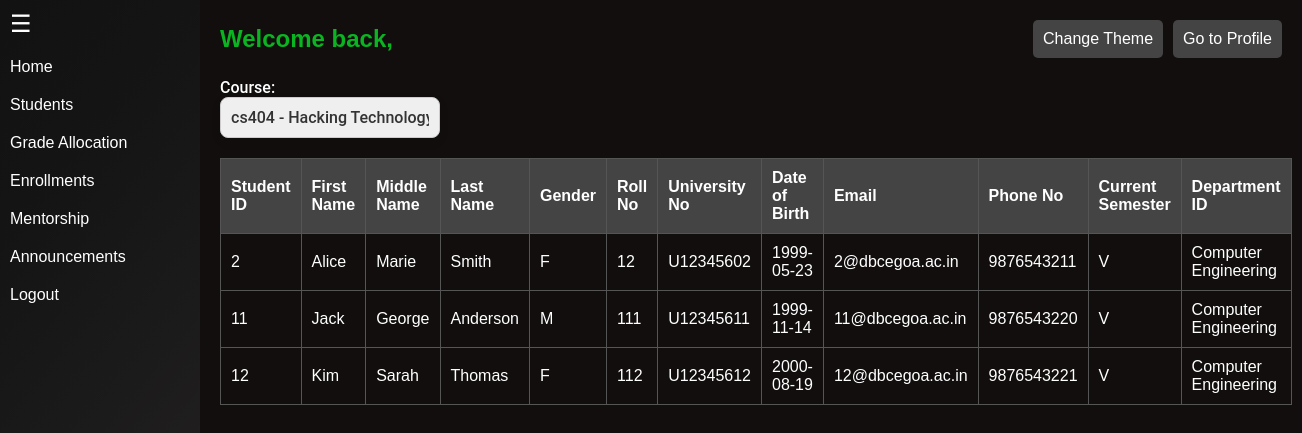
Page /PHP/viewstudent.php?course_id=38 on the committed database.
### tables this page shows
CREATE TABLE `students` (
  `Student_ID` int(11) NOT NULL,
  `First_Name` varchar(50) NOT NULL,
  `Middle_Name` varchar(50) DEFAULT NULL,
  `Last_Name` varchar(50) NOT NULL,
  `Gender` enum('M','F','X') NOT NULL,
  `Roll_No` int(11) NOT NULL,
  `University_No` varchar(50) NOT NULL,
  `Date_Of_Birth` date DEFAULT NULL,
  `Email` varchar(150) DEFAULT NULL,
  `PhoneNo` varchar(15) DEFAULT NULL,
  `Current_Semester` varchar(20) NOT NULL,
  `Profile_Picture` varchar(255) DEFAULT NULL,
  `Bio` text DEFAULT NULL,
  `Department_ID` int(11) DEFAULT NULL
);

CREATE TABLE `departments` (
  `Department_ID` int(11) NOT NULL,
  `Name` varchar(100) NOT NULL,
  `Description` varchar(255) DEFAULT NULL
);

### PHP/viewstudent.php (the view, shortened to what this page needs)
<?php
include 'Connection.php';
$user_id = $_SESSION['user_id'];
$query = "SELECT Email FROM users WHERE User_ID = :user_id";
$stmt = $pdo->prepare($query);
$stmt->execute([':user_id' => $user_id]);
$userEmail = $stmt->fetchColumn();
$query = "SELECT Instructor_ID, First_Name, Middle_Name, Last_Name, Gender, Contact_Info, Department_ID, Profile_Picture FROM instructors WHERE Contact_Info = :email";
$stmt = $pdo->prepare($query);
$stmt->execute([':email' => $userEmail]);
$instructor = $stmt->fetch(PDO::FETCH_ASSOC);
$sql_courses = "SELECT Course_ID, course_code, CourseName FROM courses";
$stmt_courses = $pdo->query($sql_courses);
$courses = $stmt_courses->fetchAll(PDO::FETCH_ASSOC);
$students = [];
if (isset($_GET['course_id'])) {
    $course_id = $_GET['course_id'];
    $sql_students = "SELECT s.Student_ID, s.First_Name, s.Middle_Name, s.Last_Name, s.Gender,
                     s.Roll_No, s.University_No, s.Date_Of_Birth, s.Email, s.PhoneNo,
                     s.Current_Semester, d.Name
                     FROM students s
                     JOIN enrolls_in e ON s.Student_ID = e.Student_ID
                     JOIN departments d ON s.Department_ID = d.Department_ID
                     WHERE e.Course_ID = ?";
    $stmt_students = $pdo->prepare($sql_students);
    $stmt_students->execute([$course_id]);
    $students = $stmt_students->fetchAll(PDO::FETCH_ASSOC);
}
?>
<!DOCTYPE html>
<html lang="en">
<head>
</head>
<body>
    <div id="sidebar">
        <div id="sidebar-icon">&#9776;</div>
            <nav id="sidebar-menu">
                <ul>
                    <li><a href="teacherlanding.php">Home</a></li>
                    <li><a href="viewstudent.php">Students</a></li>
                    <li><a href="gradeallo.php">Grade Allocation</a></li>
                    <li><a href="enrollapproval.php">Enrollments</a></li>
                    <li><a href="mentorship.php">Mentorship</a></li>
                    <li><a href="teachernotice.php">Announcements</a></li>
                    <li><a href="Logout.php">Logout</a></li>
                </ul>
            </nav>
        </div>
    <div class="main-content">
        <header>
        <h1 class = "notice-heading">Welcome back, <?= htmlspecialchars($instructor['First_Name'] . ' ' . $instructor['Last_Name']) ?></h1>
            <div class="header-controls">
                <button id="theme-toggle">Change Theme</button>
                <button id="profile-button">Go to Profile</button>
            </div>
        </header>
        <section class="content-area">
            <div class="course-selection">
                <label for="course-select" class = "notice-heading">Course:</label>
                <form method="GET" action="">
                    <select id="course-select" name="course_id" onchange="this.form.submit()">
                        <?php foreach ($courses as $course): ?>
                            <option value="<?= $course['Course_ID']; ?>"
                                <?= (isset($course_id) && $course_id == $course['Course_ID']) ? 'selected' : ''; ?>>
                                <?= $course['course_code'] . ' - ' . $course['CourseName']; ?>
                            </option>
                        <?php endforeach; ?>
                    </select>
                </form>
            </div>
            <table id="student-table">
                <thead>
                    <tr>
                        <th>Student ID</th>
                        <th>First Name</th>
                        <th>Middle Name</th>
                        <th>Last Name</th>
                        <th>Gender</th>
                        <th>Roll No</th>
                        <th>University No</th>
                        <th>Date of Birth</th>
                        <th>Email</th>
                        <th>Phone No</th>
                        <th>Current Semester</th>
                        <th>Department ID</th>
                    </tr>
                </thead>
                <tbody>
                    <?php if (!empty($students)): ?>
                        <?php foreach ($students as $student): ?>
                            <tr>
                                <td><?= htmlspecialchars($student['Student_ID']); ?></td>
                                <td><?= htmlspecialchars($student['First_Name']); ?></td>
                                <td><?= htmlspecialchars($student['Middle_Name']); ?></td>
                                <td><?= htmlspecialchars($student['Last_Name']); ?></td>
                                <td><?= htmlspecialchars($student['Gender']); ?></td>
                                <td><?= htmlspecialchars($student['Roll_No']); ?></td>
                                <td><?= htmlspecialchars($student['University_No']); ?></td>
                                <td><?= htmlspecialchars($student['Date_Of_Birth']); ?></td>
                                <td><?= htmlspecialchars($student['Email']); ?></td>
                                <td><?= htmlspecialchars($student['PhoneNo']); ?></td>
                                <td><?= htmlspecialchars($student['Current_Semester']); ?></td>
                                <td><?= htmlspecialchars($student['Name']); ?></td>
                            </tr>
                        <?php endforeach; ?>
                    <?php else: ?>
                        <tr><td colspan="12">No students found for this course.</td></tr>
                    <?php endif; ?>
                </tbody>
            </table>
        </section>
    </div>
</body>
</html>

### PHP/viewstudent.php (style rules this page uses)
* { margin: 0; padding: 0; box-sizing: border-box; }
body { font-family: Arial, sans-serif; background-color: #120E0E; color: #fff; }
#sidebar { width: 60px; position: fixed; left: 0; top: 0; height: 100%; background: linear-gradient(130deg, hsl(0deg 0% 7%) 0%, hsl(0deg 0% 8%) 24%, hsl(0deg 0% 9%) 35%, hsl(0deg 1% 10%) 44%, hsl(0deg 3% 12%) 64%, hsl(0deg 4% 13%) 100%); transition: width 0.3s; }
#sidebar-icon { font-size: 24px; color: white; padding: 10px; cursor: pointer; }
#sidebar-menu ul { display: none; }
#sidebar-menu ul li { margin-bottom: 20px; }
#sidebar-menu ul li a { color: white; text-decoration: none; }
.main-content { margin-left: 60px; padding: 20px; transition: margin-left 0.3s; }
header { display: flex; justify-content: space-between; align-items: center; }
header h1 { font-size: 24px; }
.content-area { margin-top: 20px; }
.course-selection { margin-bottom: 20px; }
#course-select { padding: 10px; font-size: 16px; }
table { width: 100%; border-collapse: collapse; }
table, th, td { border: 1px solid #555; }
th, td { padding: 10px; text-align: left; }
thead { background-color: #444; }
.header-controls { display: flex; align-items: center; }
#theme-toggle { padding: 10px; margin-left: 10px; border: none; border-radius: 5px; cursor: pointer; background-color: #444; color: white; font-size: 16px; }
#profile-button { padding: 10px; margin-left: 10px; border: none; border-radius: 5px; cursor: pointer; background-color: #444; color: white; font-size: 16px; }
label { font-family: 'Roboto', sans-serif; font-weight: 500; color: #444; font-size: 16px; margin-right: 10px; }
select { appearance: none; -webkit-appearance: none; -moz-appearance: none; color: #333; font-family: 'Roboto', sans-serif; font-size: 16px; font-weight: 500; padding: 12px 16px; border-radius: 8px; border: 1px solid #ccc; outline: none; cursor: pointer; box-shadow: 0 4px 10px rgba(0, 0, 0, 0.1); transition: all 0.3s ease; width: 220px; background-repeat: no-repeat; background-position: right 10px center; background-size: 16px; }
option { font-family: 'Roboto', sans-serif; padding: 10px; background-color: #fff; color: #333; font-size: 16px; }
.course-selection label { color: white; font-size: 16px; }
.notice-heading { color: #0bb421; }

### rows in the picture
students: Student_ID "2", First_Name "Alice", Middle_Name "Marie", Last_Name "Smith", Gender "F", Roll_No "12", University_No "U12345602", Date_Of_Birth "1999-05-23", Email "2@dbcegoa.ac.in", PhoneNo "9876543211", Current_Semester "V", Department_ID.Name "Computer Engineering"
students: Student_ID "11", First_Name "Jack", Middle_Name "George", Last_Name "Anderson", Gender "M", Roll_No "111", University_No "U12345611", Date_Of_Birth "1999-11-14", Email "11@dbcegoa.ac.in", PhoneNo "9876543220", Current_Semester "V", Department_ID.Name "Computer Engineering"
students: Student_ID "12", First_Name "Kim", Middle_Name "Sarah", Last_Name "Thomas", Gender "F", Roll_No "112", University_No "U12345612", Date_Of_Birth "2000-08-19", Email "12@dbcegoa.ac.in", PhoneNo "9876543221", Current_Semester "V", Department_ID.Name "Computer Engineering"

### other values in the picture
form field course_id "cs404 - Hacking Technology"
